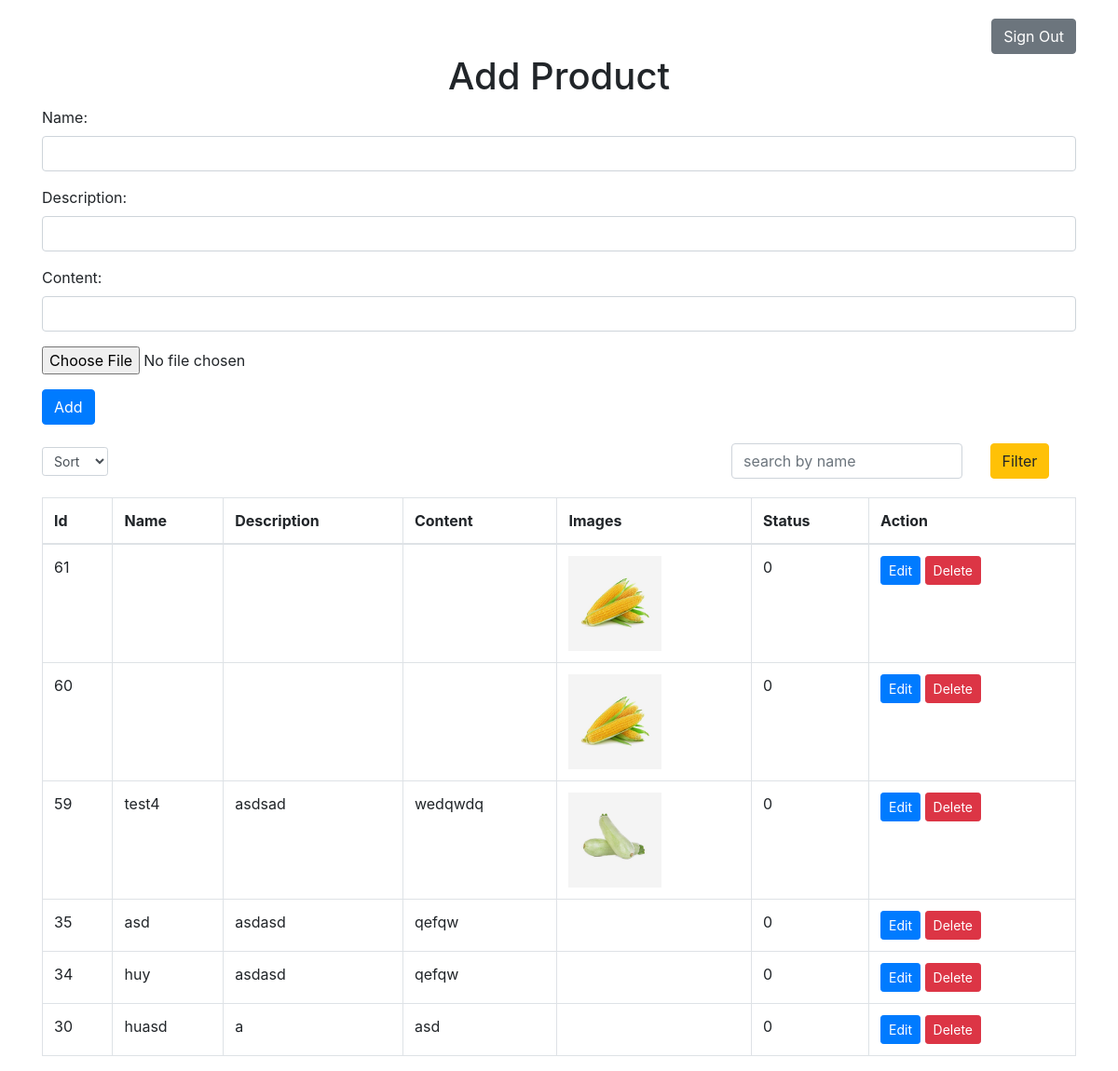
The app's page /index.php (signed in) with its own data.
### tables this page shows
CREATE TABLE `product` (
  `id` int(11) NOT NULL,
  `name` varchar(255) DEFAULT NULL,
  `description` varchar(255) NOT NULL,
  `content` text NOT NULL,
  `images` varchar(255) NOT NULL,
  `status` int(11) NOT NULL
);

### index.php (the view, shortened to what this page needs)
<?php
include './database.php';
$sql = "SELECT * FROM `product` WHERE 1 = 1";
if (isset($_GET['select']) && $_GET['select'] != '') {
    $sql = $sql . " ORDER BY name " . $_GET['select'];
} else {
    $sql = $sql . " ORDER BY id DESC";
}
$result = $conn->query($sql);
?>
<!DOCTYPE html>
<html lang="en">
<head>
    <link rel="stylesheet" href="https://stackpath.bootstrapcdn.com/bootstrap/4.3.1/css/bootstrap.min.css"
>
    <link rel="stylesheet" href="https://use.fontawesome.com/releases/v5.1.1/css/all.css"
>
    <link rel="stylesheet" href="assets/css/index.css">
</head>
<body>
<div class="container">
    <form action="signOut.php" style="padding: 20px 0 0 0; text-align: right">
        <button type="submit" class="btn btn-secondary">Sign Out</button>
    </form>
</div>
<div class="container">
    <div class="row">
        <div class="col-12 text-center">
            <h1>Add Product</h1>
        </div>
        <div class="col-12">
            <form action="" method="post" enctype="multipart/form-data">
                <div class="form-group">
                    <label for="email">Name:</label>
                    <input type="text" name="name" class="form-control" id="email">
                </div>
                <div class="form-group">
                    <label for="desc">Description:</label>
                    <input type="text" name="description" class="form-control" id="desc">
                </div>
                <div class="form-group">
                    <label for="cont">Content:</label>
                    <input type="text" name="content" class="form-control" id="cont">
                </div>
                <div class="form-group">
                    <input type="file" name="fileToUpload" id="fileToUpload" style="outline: none">
                </div>
                <button type="submit" name="add" class="btn btn-primary">Add</button>
            </form>
        </div>
    </div>
</div>
<div class="container">
    <div class="panel panel-primary">
        <div class="panel-heading">
            <form action="" method="GET" class="row" style="width: 100%;align-items: center;padding: 20px 0;">
                <div class="col-md-8">
                    <select name="select" class="filterSelect form-control form-control-sm" style="width: 10%">
                        <option value="">Sort</option>
                    </select>
                </div>
                <div class="col-md-3">
                    <input type="text" name="search" class="form-control" value="<?php echo @$_GET['search']; ?>"
                           placeholder="search by name">
                </div>
                <div class="col-md-1">
                    <button type="submit" name="searchBtn" class="btn btn-warning">Filter</button>
                </div>
            </form>
        </div>
        <div class="panel-body">
            <table class="table table-bordered">
                <thead>
                <tr>
                    <th>Id</th>
                    <th>Name</th>
                    <th>Description</th>
                    <th>Content</th>
                    <th>Images</th>
                    <th>Status</th>
                    <th>Action</th>
                </tr>
                </thead>
                <tbody>
                <?php
                if ($result->num_rows > 0) {
                    while ($row = $result->fetch_assoc()) {
                        ?>
                        <tr>
                            <td><?php echo $row['id']; ?></td>
                            <td><?php echo $row['name']; ?></td>
                            <td><?php echo $row['description']; ?></td>
                            <td><?php echo $row['content']; ?></td>
                            <td class="imgtd"><img width ="100" src="<?php echo $row['images']; ?>"/></td>
                            <td><?php echo $row['status']; ?></td>
                            <td>
                                <button data-toggle="modal" data-target="#editModal"
                                        class="btn btn-primary btn-sm editBtn">Edit
                                </button>
                                <button class="btn btn-danger btn-sm deleteBtn" data-toggle="modal"
                                        data-target="#deleteModal">Delete
                                </button>
                            </td>
                        </tr>
                        <?php
                    }
                } else {
                    echo "0 results";
                }
                ?>
                </tbody>
            </table>
        </div>
    </div>
</div>
</body>
</html>

### assets/css/index.css (style rules this page uses)
* { padding: 0; margin: 0; box-sizing: border-box; }
.btn-primary { color: white !important; }
.panel .panel-heading { display: flex; align-items: center; }
.panel .panel-heading form { width: 100%; }

### records on screen
product: id "61", images (picture), status "0"
product: id "60", images (picture), status "0"
product: id "59", name "test4", description "asdsad", content "wedqwdq", images (picture), status "0"
product: id "35", name "asd", description "asdasd", content "qefqw", status "0"
product: id "34", name "huy", description "asdasd", content "qefqw", status "0"
product: id "30", name "huasd", description "a", content "asd", status "0"
